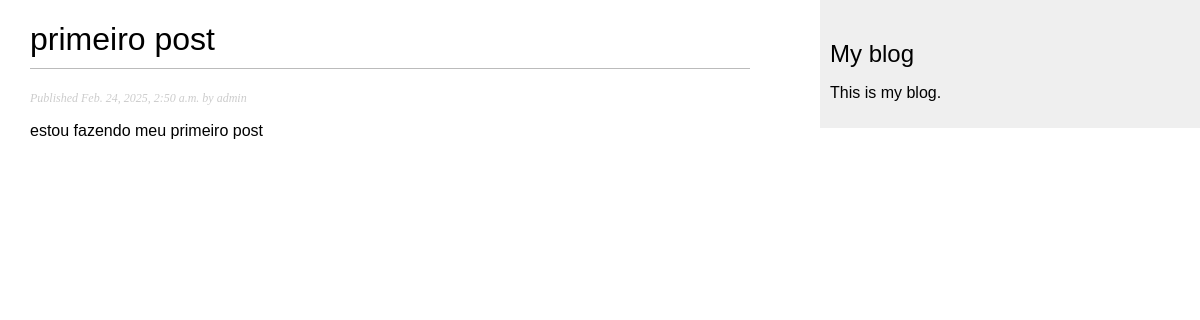
The app's page /blog/2025/2/24/primeiro-post/, older data.
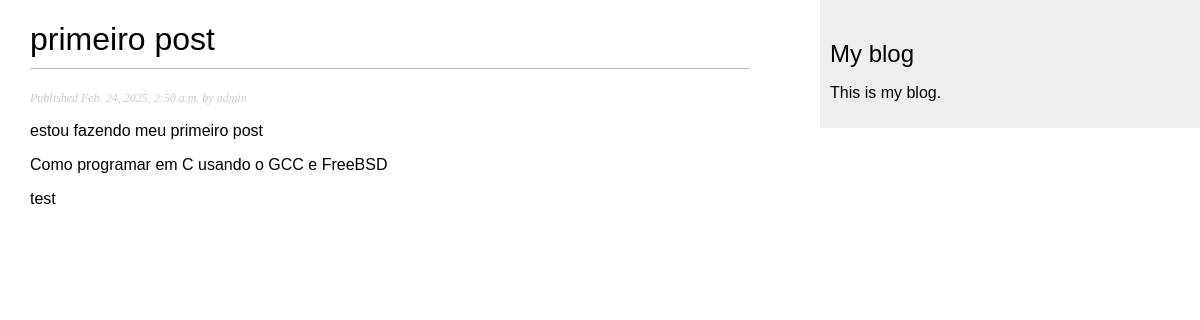
The same page, newer data.
### blogApp/models.py (models this page shows, shortened)
class Post(models.Model):
    class Status(models.TextChoices):
        DRAFT = 'DF', 'Draft'
        PUBLISHED = 'PB', 'Published'
    author = models.ForeignKey(
        settings.AUTH_USER_MODEL,
        on_delete=models.CASCADE,
        related_name='blog_posts'
    )
    title = models.CharField(max_length=250)    # CharField that translates into a varchar
    slug = models.SlugField(max_length=250, unique_for_date='publish')
    body = models.TextField()                   # TextField field that translates into a TEXT
    publish = models.DateTimeField(default=timezone.now)
    created = models.DateTimeField(auto_now_add=True) # auto_now_add - will be saved automatically when creating an object
    updated = models.DateTimeField(auto_now=True) # will be updated automatically when saving an object
    status = models.CharField(
        max_length=2,
        choices=Status,
        default=Status.DRAFT
    )
    objects = models.Manager() # The default manager
    published = PublishedManager() # Our custom manager
    """
    Tip: Utilizing the auto_now_add and auto_now datetime fields in your Django models is highly
    beneficial for tracking the creation and last modification times of objects.
    """
    class Meta:
        ordering = ['-publish'] # Sorting results by the publish field.
        indexes = [
            models.Index(fields=['-publish']),
        ]

### blogApp/views.py (the view)
def post_detail(request, year, month, day, post):
    post = get_object_or_404(
        Post,
        status=Post.Status.PUBLISHED,
        slug=post,
        publish__year=year,
        publish__month=month,
        publish__day=day
    )
    return render(
        request,
        'blog/post/detail.html',
        {'post': post}
    )

### blogApp/templates/blog/post/detail.html (shortened to what this page needs)
{% extends "blog/base.html" %}
{% block content %}
  <h1>{{ post.title }}</h1>
  <p class="date">
    Published {{ post.publish }} by {{ post.author }}
  </p>
  {{ post.body|linebreaks }}
{% endblock %}

Row changes from the older to the newer data that the page shows:
changed Post "primeiro post": body "estou fazendo meu primeiro post" → "estou fazendo meu primeiro post Como programar em C usando o GCC e FreeBSD test"
